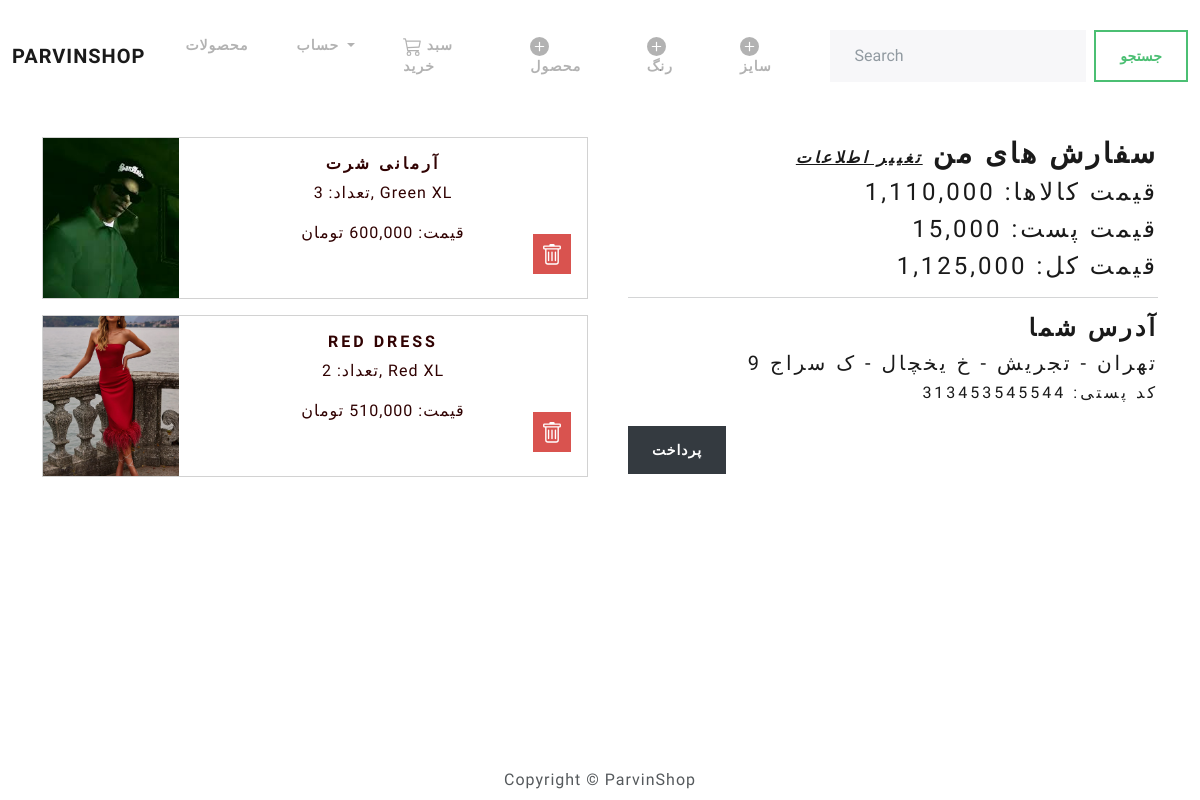
The app's page /user/card/ (signed in) with its own data.
### users/models.py (models this page shows, shortened)
class OrderItem(models.Model):
    product = models.ForeignKey(Product, on_delete=models.SET_NULL, null=True)
    order = models.ForeignKey(Order, on_delete=models.SET_NULL, null=True) # why not no_delete = CASCADE
    name = models.CharField(max_length=200, null=True, blank=True)
    qty = models.IntegerField(null=True, blank=True, default=0)
    price = models.IntegerField()
    details = models.TextField(null=True)
    image = models.CharField(max_length=200, null=True, blank=True)
    id = models.UUIDField(default=uuid.uuid4, unique=True,
                        primary_key=True, editable=False)

class Order(models.Model):
    user = models.ForeignKey(User, on_delete=models.SET_NULL, null=True)
    paymentMethod = models.CharField(max_length=200, null=True, blank=True) # default = online
    shippingPrice = models.IntegerField(null=True, blank=True, default=15000)
    totalPrice = models.IntegerField(null=True, blank=True, default=0)
    isPaid = models.BooleanField(default=False)
    paidAt = models.DateTimeField(auto_now_add=False, null=True, blank=True)
    isDelivered = models.BooleanField(default=False)
    deliveredAt = models.DateTimeField(auto_now_add=False, null=True, blank=True)
    createdAt = models.DateTimeField(auto_now_add=True)
    id = models.UUIDField(default=uuid.uuid4, unique=True,
                        primary_key=True, editable=False)
    class Meta:
        ordering = ['-createdAt']

class UserAddress(models.Model):
    user = models.OneToOneField(User, on_delete=models.CASCADE)
    city = models.CharField(max_length=250)
    address = models.CharField(max_length=300)
    phone = models.CharField(max_length=200, null=True)
    receiver = models.CharField(max_length=200, null=True)
    postalcode = models.CharField(max_length=200)
    id = models.UUIDField(default=uuid.uuid4, unique=True,
                    primary_key=True, editable=False)

### users/views.py (the view)
# urls.py: path('card/', views.card, name='card'),
def card(request):
    order, orderitems = getOrder(request)
    address = request.user.useraddress
    if request.method == "POST":
        item = OrderItem.objects.get(id=request.POST.get('itemid'))
        order.totalPrice -= item.price
        item.delete()
        order.save()
    totalprice = order.totalPrice + order.shippingPrice
    context = {'order': order, 'orderitems': orderitems,
     'address': address, 'totalprice': totalprice}
    return render(request, 'users/card.html', context)

### users/utils.py (called while the page is built)
def getOrder(request):
    try:
        order = request.user.order_set.all()[0]
        if order.isPaid:
            raise Exception()
    except:
        order = Order.objects.create(user=request.user)
    if order:
        orderitems = order.orderitem_set.all()
    else:
        orderitems = None
    return order, orderitems

### users/templates/users/card.html (shortened to what this page needs)
{% extends 'main.html' %}
{% load humanize %}
{% block content %}
<div class="container mt-4">
    <div class="row">
        <div class="col-lg-6">
          {% if orderitems %}
            {% for item in orderitems %}
            {% if item.product %}
            <a href="{% url 'product' item.product.id %}" style="text-decoration:none; color: #300202;">
            {% endif %}
            <div class="card mb-3" style="max-width: 800px;">
                <div class="row g-0">
                  <div class="col-md-3">
                    <img src="{{item.image}}" class="img-fluid" style="height: 10rem; object-fit: cover; width: 100%;" alt="...">
                  </div>
                  <div class="col-md-9">
                    <div class="card-body">
                      <h5 class="card-title text-center">{{item.name|truncatewords:7}}</h5>
                      <p class="card-text text-center">تعداد: {{item.qty}},  {{item.details}}</p>
                         <p class="card-text text-center">قیمت: {{item.price|intcomma}} تومان </p>
                         <form action="" method="POST">
                           <button type="submit" class="btn btn-danger btn-lg position-absolute top-50 end-0 m-3 p-2" name="itemid" value="{{item.id}}">
                           </button>
                          </form>
                      </div>
                  </div>
                </div>
              </div>
            </a>
            {% endfor %}
            {% else %}
              <h3 class="text-center">محصولی سفارش داد نشده</h3>
            {% endif %}
        </div>
        <div class="col ms-3">
          {% if order %}
            <h2 class="text-end"> سفارش های من  <a href="{% url 'account' %}" class="fst-italic mt-3 fs-5">تغییر اطلاعات</a></h2>
            <h3 class="text-end fw-normal">قیمت کالاها: {{order.totalPrice|intcomma}}</h3>
            <h3 class="text-end fw-normal">قیمت پست: {{order.shippingPrice|intcomma}}</h3>
            <h3 class="text-end fw-normal">قیمت کل: {{totalprice|intcomma}}</h3>
          {% else %}
           <h3>محصولی سفارش داد نشده</h3>
          {% endif %}
            <hr>
            <h3 class="text-end">آدرس شما</h3>
            <h4 class="text-end fw-normal">{{address.city}} - {{address.address}}</h4>
            <h5 class="text-end fw-normal">کد پستی: {{address.postalcode}}</h5>
            <a href="" class="btn btn-dark mt-3">پرداخت</a>
        </div>
    </div>
</div>
{% endblock %}

### records on screen
OrderItem: image (picture), name "آرمانی شرت", qty "3", details "Green XL"
OrderItem: image (picture), name "RED DRESS", qty "2", details "Red XL"
Order: totalPrice "1,110,000", shippingPrice "15,000"
UserAddress: city "تهران", address "تجریش - خ یخچال - ک سراج 9", postalcode "313453545544"

### other values on screen
{{ totalprice|intcomma }} "1,125,000"
